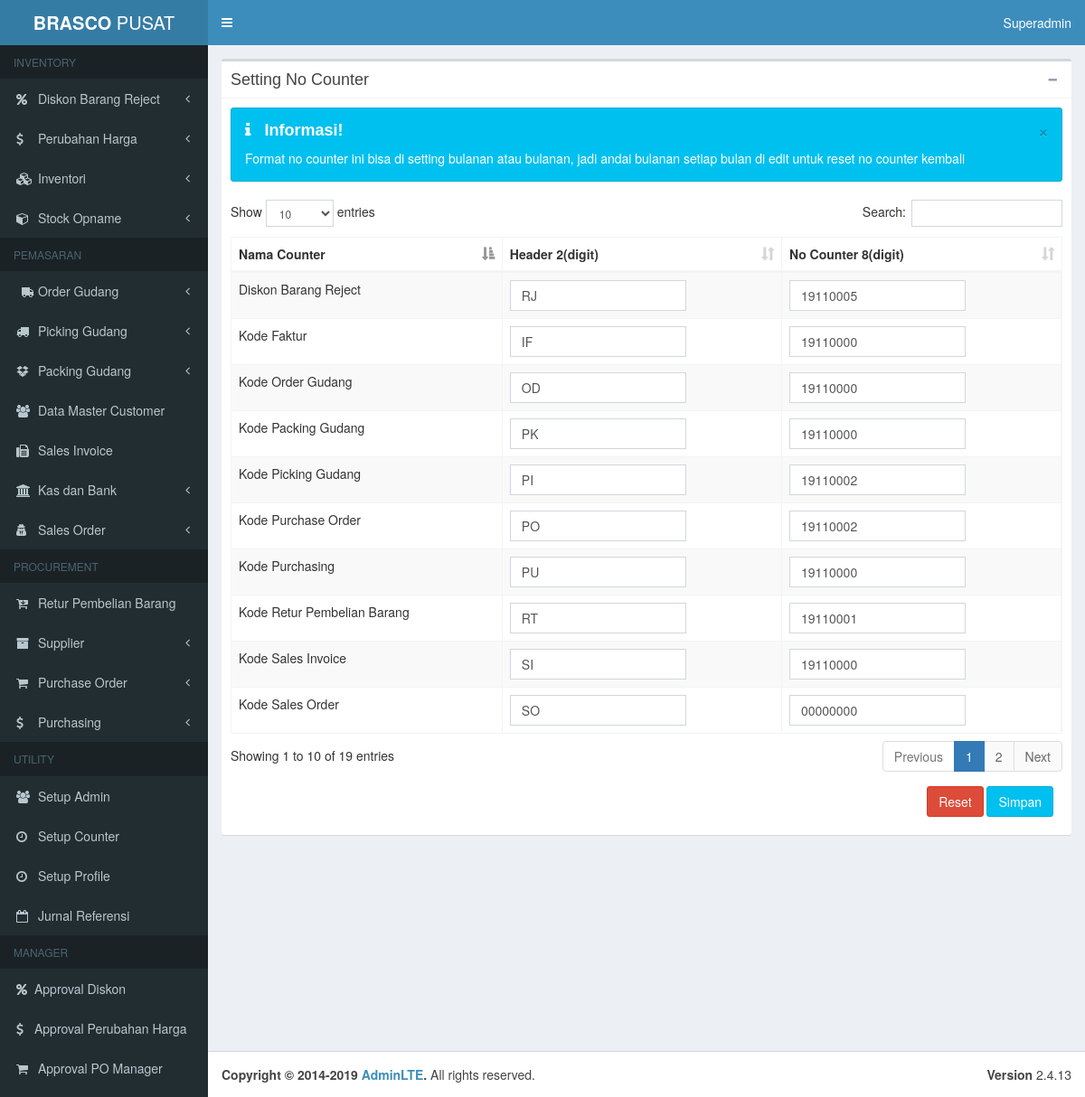
Page /setting_counter/index.php (signed in) on the earlier database version.
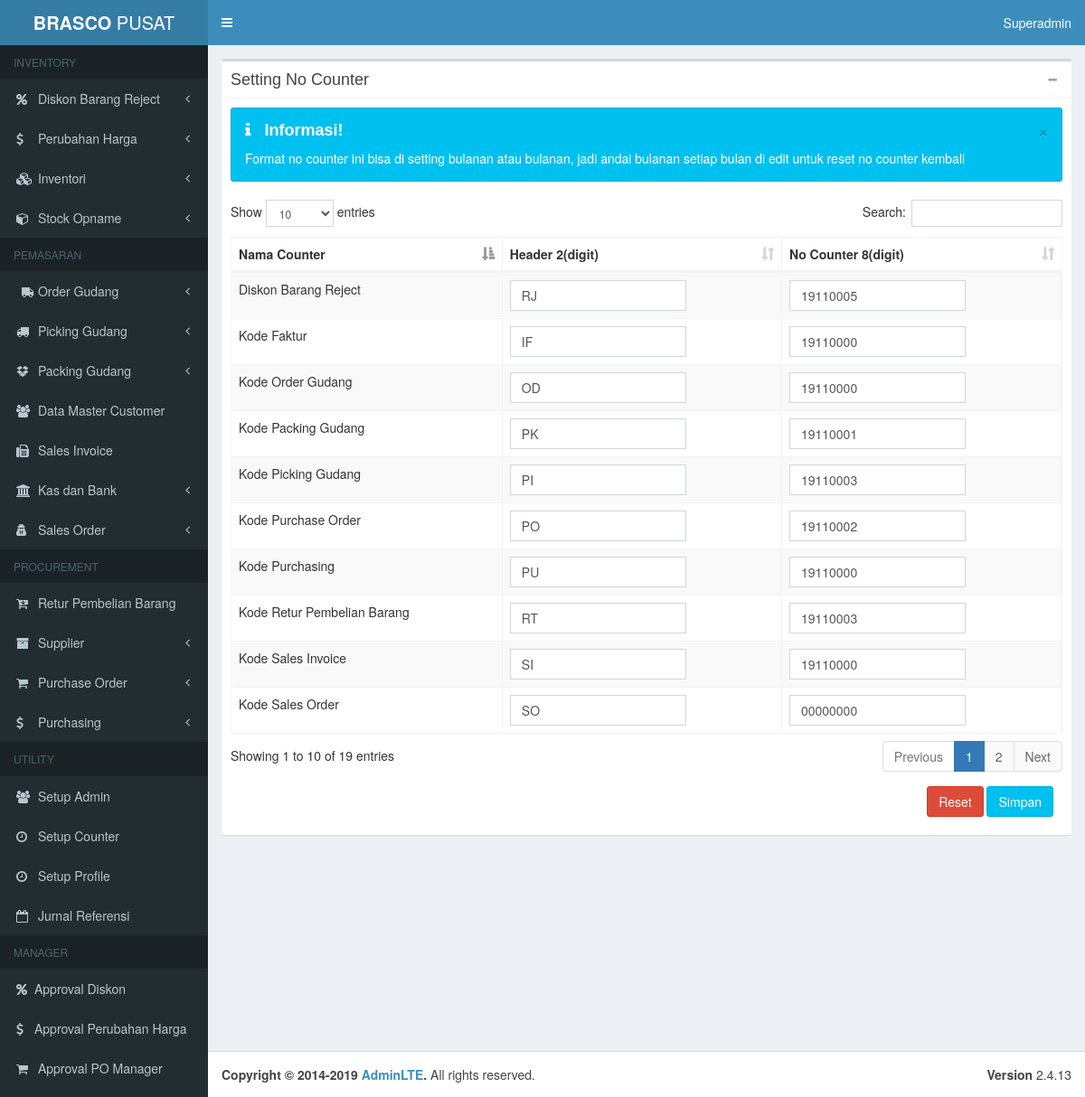
Same page on the later database version.
### tables this page shows
CREATE TABLE IF NOT EXISTS `counter` (
  `tabel` varchar(255) NOT NULL,
  `nama` varchar(255) NOT NULL,
  `header` varchar(255) NOT NULL,
  `digit` varchar(8) NOT NULL,
  `id_edit_admin` varchar(255) NOT NULL,
  `created_at` timestamp NOT NULL DEFAULT current_timestamp(),
  `updated_at` timestamp NULL DEFAULT NULL ON UPDATE current_timestamp(),
  PRIMARY KEY (`tabel`)
);

### env.php (called while the page is built, shortened)
<?php
$host = "localhost";
$user = "root";
$password = "";
$dbname = "brasco_pusat";
$conn = mysqli_connect($host, $user, $password, $dbname);
function query($query)
{
  global $conn;
  $result = mysqli_query($conn, $query);
  $rows = [];
  while ($row = mysqli_fetch_assoc($result)) {
    $rows[] = $row;
  }
  return $rows;
}

### setting_counter/index.php (the view, shortened to what this page needs)
<?php require_once("../env.php"); ?>
<?php include('../templates/header.php') ?>
<div class="content-wrapper">
    <section class="content">
        <div class="box box-pinfo">
            <div class="box-header with-border">
                <h3 class="box-title">Setting No Counter</h3>
                <div class="box-tools pull-right">
                    <button type="button" class="btn btn-box-tool" data-widget="collapse" data-toggle="tooltip" title="Collapse">
                        <i class="fa fa-minus"></i></button>
                </div>
            </div>
            <div class="box-body">
                <div class="alert alert-info alert-dismissible">
                    <button type="button" class="close" data-dismiss="alert" aria-hidden="true">&times;</button>
                    <h4><i class="icon fa fa-info"></i> Informasi!</h4>
                    Format no counter ini bisa di setting bulanan atau bulanan, jadi andai bulanan setiap bulan di edit untuk reset no counter kembali
                </div>
                <form action="" method="POST">
                    <div class="data-table">
                        <div class="table-responsive">
                            <table id="example1" class="table table-bordered table-striped ">
                                <thead>
                                    <th>Nama Counter</th>
                                    <th>Header 2(digit)</th>
                                    <th>No Counter 8(digit)</th>
                                </thead>
                                <tbody>
                                    <?php foreach (query("SELECT * FROM counter") as $data) : ?>
                                        <tr>
                                            <td><?= $data['nama'] ?></td>
                                            <td><input type="text" name="header[]" value="<?= $data['header'] ?>" class="form-control"> </td>
                                            <td><input type="number" name="digit[]" value="<?= $data['digit'] ?>" class="form-control"></td>
                                        </tr>
                                    <?php endforeach; ?>
                                </tbody>
                            </table>
                        </div>
                    </div>
                    <div class="pull-right pad">
                        <button class="btn btn-danger">Reset</button>
                        <button class="btn btn-info" name="simpan" type="submit">Simpan</button>
                    </div>
                </form>
            </div>
        </div>
    </section>
</div>
<?php include('../templates/footer.php') ?>

Differences in the rows shown:
changed counter "Kode Packing Gudang": digit "19110000" → "19110001"
changed counter "Kode Picking Gudang": digit "19110002" → "19110003"
changed counter "Kode Retur Pembelian Barang": digit "19110001" → "19110003"
